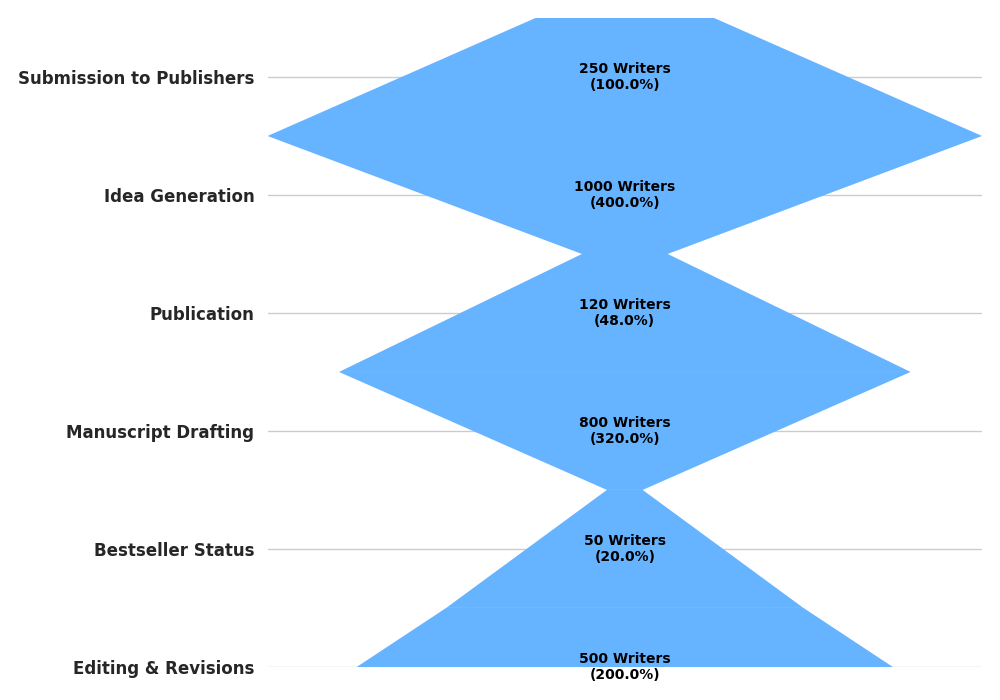

Reproduce this figure in Python.
import matplotlib.pyplot as plt
from matplotlib.colors import ColorConverter
from matplotlib.patches import Polygon
import numpy as np

stages = ['Submission to Publishers', 'Idea Generation', 'Publication', 
          'Manuscript Drafting', 'Bestseller Status', 'Editing & Revisions']
writers = [250, 1000, 120, 800, 50, 500]

single_color = '#66b3ff'

widths = [w / max(writers) for w in writers]
polygon_points = [
    [((1 - widths[i]) / 2, i), ((1 + widths[i]) / 2, i), 
     ((1 + widths[i+1]) / 2, i + 1), ((1 - widths[i+1]) / 2, i + 1)]
    for i in range(len(widths) - 1)
]
# Add the last polygon
polygon_points.append([
    ((1 - widths[-1]) / 2, len(widths) - 1), 
    ((1 + widths[-1]) / 2, len(widths) - 1),
    (1, len(widths)), (0, len(widths))
])

fig, ax = plt.subplots(figsize=(10, 7))
for i, points in enumerate(polygon_points):
    funnel_polygon = Polygon(points, closed=True, facecolor=single_color, edgecolor=None, linewidth=0)
    ax.add_patch(funnel_polygon)
    
    percentage = (writers[i] / writers[0]) * 100
    ax.text(0.5, i + 0.5, f'{writers[i]} Writers\n({percentage:.1f}%)', va='center', ha='center', fontsize=10, color='black', fontweight='bold')

ax.set_yticks([i + 0.5 for i in range(len(stages))])
ax.set_yticklabels(stages, fontsize=12, fontweight='bold', ha='right')
ax.invert_yaxis()

ax.set_xticks([])
ax.set_xlim(0, 1)
ax.set_frame_on(False)  # Eliminate the plot borders

plt.tight_layout()
plt.show()
